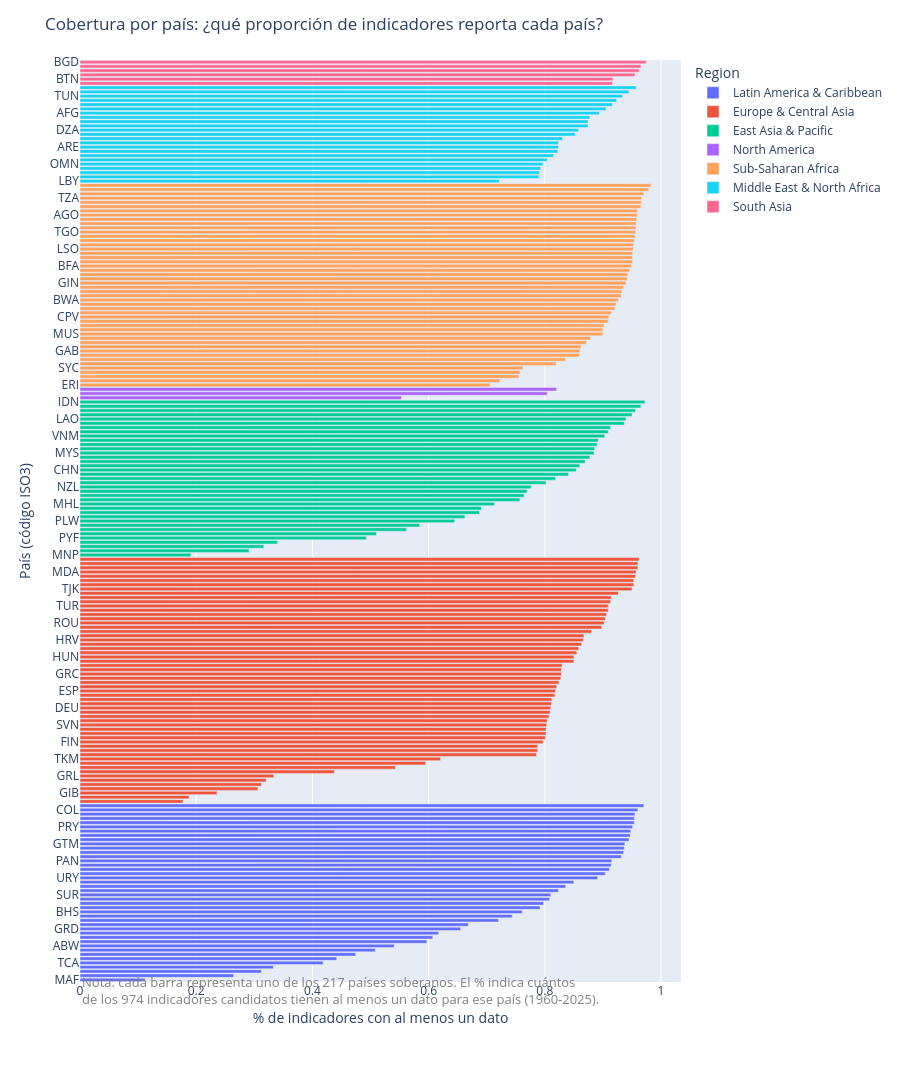

Notebook cell for this chart:
### Markdown cell above
## Gráfico: cobertura por país
Acá buscaremos grafica pct_indicadores_con_dato por país, ordenado y coloreado por región.

Resultado esperado: un gráfico de barras horizontales, uno por país, ordenado de menor a mayor cobertura, coloreado por Region, con hover mostrando el código de país y sus años de cobertura.

### Code cell
df_pais_plot = disponibilidad_pais.reset_index().rename(columns={"index": "Country Code"})
df_pais_plot = df_pais_plot.sort_values("pct_indicadores_con_dato")

fig_cobertura_pais = px.bar(
    df_pais_plot,
    x="pct_indicadores_con_dato",
    y="Country Code",
    color="Region",
    orientation="h",
    hover_data=["n_indicadores_con_dato", "primer_anio", "ultimo_anio"],
    labels={"pct_indicadores_con_dato": "% de indicadores con al menos un dato"},
)

fig_cobertura_pais.update_layout(
    title="Cobertura por país: ¿qué proporción de indicadores reporta cada país?",
    xaxis_title="% de indicadores con al menos un dato",
    yaxis_title="País (código ISO3)",
    height=3200,
    margin=dict(b=110),
)

fig_cobertura_pais.add_annotation(
    text=(
        "Nota: cada barra representa uno de los 217 países soberanos. El % indica cuántos<br>"
        "de los 974 indicadores candidatos tienen al menos un dato para ese país (1960-2025)."
    ),
    xref="paper", yref="paper",
    x=0, y=-0.03,
    showarrow=False,
    font=dict(size=13, color="gray"),
    align="left",
)

figuras_reporte.append(("cobertura_por_pais", fig_cobertura_pais))
fig_cobertura_pais.show()

### Figure 1 — Plotly figure (JSON) as saved in the notebook; plotly's stock layout.template omitted (floating-point values rounded to 4 significant figures; data arrays with more than 128 entries replaced by an {"elided": "..."} marker saying what was removed)
{"data": [{"customdata": [[110, 1960, 2025], [259, 1960, 2025], [306, 1960, 2025], [326, 1960, 2025], [410, 1960, 2025], [433, 1960, 2025], [465, 1960, 2025], [498, 1960, 2025], [530, 1960, 2025], [585, 1960, 2025], [595, 1960, 2025], [605, 1960, 2025], [642, 1960, 2025], [655, 1960, 2025], [706, 1960, 2025], [729, 1960, 2025], [746, 1960, 2025], [776, 1960, 2025], [782, 1960, 2025], [792, 1960, 2025], [794, 1960, 2025], [807, 1960, 2025], [819, 1960, 2025], [833, 1960, 2025], [873, 1960, 2025], [886, 1960, 2025], [893, 1960, 2025], [896, 1960, 2025], [897, 1960, 2025], [913, 1960, 2025], [917, 1960, 2025], [918, 1960, 2025], [919, 1960, 2025], [926, 1960, 2025], [928, 1960, 2025], [929, 1960, 2025], [932, 1960, 2025], [935, 1960, 2025], [935, 1960, 2025], [936, 1960, 2025], [941, 1960, 2025], [951, 1960, 2025]], "hovertemplate": "Region=Latin America & Caribbean<br>% de indicadores con al menos un dato=%{x}<br>Country Code=%{y}<br>n_indicadores_con_dato=%{customdata[0]}<br>primer_anio=%{customdata[1]}<br>ultimo_anio=%{customdata[2]}<extra></extra>", "legendgroup": "Latin America & Caribbean", "marker": {"color": "#636efa", "pattern": {"shape": ""}}, "name": "Latin America & Caribbean", "orientation": "h", "showlegend": true, "textposition": "auto", "type": "bar", "x": [0.1122, 0.2643, 0.3122, 0.3327, 0.4184, 0.4418, 0.4745, 0.5082, 0.5408, 0.5969, 0.6071, 0.6173, 0.6551, 0.6684, 0.7204, 0.7439, 0.7612, 0.7918, 0.798, 0.8082, 0.8102, 0.8235, 0.8357, 0.85, 0.8908, 0.9041, 0.9112, 0.9143, 0.9153, 0.9316, 0.9357, 0.9367, 0.9378, 0.9449, 0.9469, 0.948, 0.951, 0.9541, 0.9541, 0.9551, 0.9602, 0.9704], "xaxis": "x", "y": ["MAF", "VGB", "VIR", "SXM", "TCA", "CUW", "CYM", "PRI", "ABW", "KNA", "ATG", "DMA", "GRD", "CUB", "VCT", "BRB", "BHS", "LCA", "TTO", "VEN", "SUR", "GUY", "JAM", "HTI", "URY", "CHL", "ARG", "NIC", "PAN", "CRI", "BLZ", "BRA", "GTM", "PER", "DOM", "SLV", "PRY", "ECU", "MEX", "BOL", "COL", "HND"], "yaxis": "y"}, {"customdata": {"elided": "58x3 int values"}, "hovertemplate": "Region=Europe & Central Asia<br>% de indicadores con al menos un dato=%{x}<br>Country Code=%{y}<br>n_indicadores_con_dato=%{customdata[0]}<br>primer_anio=%{customdata[1]}<br>ultimo_anio=%{customdata[2]}<extra></extra>", "legendgroup": "Europe & Central Asia", "marker": {"color": "#EF553B", "pattern": {"shape": ""}}, "name": "Europe & Central Asia", "orientation": "h", "showlegend": true, "textposition": "auto", "type": "bar", "x": [0.1776, 0.1878, 0.2357, 0.3061, 0.3122, 0.3204, 0.3337, 0.4378, 0.5429, 0.5949, 0.6204, 0.7857, 0.7878, 0.7878, 0.7969, 0.801, 0.802, 0.802, 0.8031, 0.8041, 0.8071, 0.8092, 0.8102, 0.8112, 0.8122, 0.8173, 0.8184, 0.8204, 0.8245, 0.8276, 0.8286, 0.8286, 0.8296, 0.85, 0.85, 0.8551, 0.8582, 0.8633, 0.8663, 0.8673, 0.8806, 0.898, 0.902, 0.9041, 0.9061, 0.9092, 0.9092, 0.9133, 0.9143, 0.9265, 0.95, 0.9531, 0.9531, 0.9561, 0.9571, 0.9602, 0.9602, 0.9622], "xaxis": "x", "y": ["IMN", "CHI", "GIB", "MCO", "LIE", "FRO", "GRL", "AND", "XKX", "SMR", "TKM", "LUX", "FRA", "AUT", "FIN", "SWE", "BEL", "DNK", "SVN", "ISL", "NOR", "ITA", "DEU", "CHE", "IRL", "NLD", "ESP", "CYP", "SVK", "CZE", "GRC", "GBR", "EST", "MNE", "HUN", "POL", "LTU", "LVA", "HRV", "PRT", "RUS", "BGR", "ROU", "MKD", "BIH", "BLR", "TUR", "KAZ", "UZB", "UKR", "TJK", "GEO", "SRB", "AZE", "MDA", "KGZ", "ARM", "ALB"], "yaxis": "y"}, {"customdata": [[187, 1960, 2025], [285, 1960, 2025], [310, 1960, 2025], [333, 1960, 2025], [483, 1960, 2025], [500, 1960, 2025], [551, 1960, 2025], [573, 1960, 2025], [632, 1960, 2025], [649, 1960, 2025], [674, 1960, 2025], [677, 1960, 2025], [699, 1960, 2025], [742, 1960, 2025], [749, 1960, 2025], [754, 1960, 2025], [761, 1960, 2025], [786, 1960, 2025], [802, 1960, 2025], [824, 1960, 2025], [837, 1960, 2025], [843, 1960, 2025], [852, 1960, 2025], [860, 1960, 2025], [867, 1960, 2025], [868, 1960, 2025], [872, 1960, 2025], [874, 1960, 2025], [885, 1960, 2025], [891, 1960, 2025], [895, 1960, 2025], [918, 1960, 2025], [921, 1960, 2025], [931, 1960, 2025], [937, 1960, 2025], [946, 1960, 2025], [953, 1960, 2025]], "hovertemplate": "Region=East Asia & Pacific<br>% de indicadores con al menos un dato=%{x}<br>Country Code=%{y}<br>n_indicadores_con_dato=%{customdata[0]}<br>primer_anio=%{customdata[1]}<br>ultimo_anio=%{customdata[2]}<extra></extra>", "legendgroup": "East Asia & Pacific", "marker": {"color": "#00cc96", "pattern": {"shape": ""}}, "name": "East Asia & Pacific", "orientation": "h", "showlegend": true, "textposition": "auto", "type": "bar", "x": [0.1908, 0.2908, 0.3163, 0.3398, 0.4929, 0.5102, 0.5622, 0.5847, 0.6449, 0.6622, 0.6878, 0.6908, 0.7133, 0.7571, 0.7643, 0.7694, 0.7765, 0.802, 0.8184, 0.8408, 0.8541, 0.8602, 0.8694, 0.8776, 0.8847, 0.8857, 0.8898, 0.8918, 0.9031, 0.9092, 0.9133, 0.9367, 0.9398, 0.95, 0.9561, 0.9653, 0.9724], "xaxis": "x", "y": ["MNP", "ASM", "GUM", "PRK", "PYF", "NCL", "NRU", "TUV", "PLW", "FSM", "MAC", "HKG", "MHL", "BRN", "JPN", "KIR", "NZL", "AUS", "SGP", "KOR", "CHN", "MMR", "TON", "SLB", "MYS", "WSM", "VUT", "FJI", "VNM", "TLS", "PNG", "KHM", "LAO", "THA", "PHL", "MNG", "IDN"], "yaxis": "y"}, {"customdata": [[542, 1960, 2025], [788, 1960, 2025], [804, 1960, 2025]], "hovertemplate": "Region=North America<br>% de indicadores con al menos un dato=%{x}<br>Country Code=%{y}<br>n_indicadores_con_dato=%{customdata[0]}<br>primer_anio=%{customdata[1]}<br>ultimo_anio=%{customdata[2]}<extra></extra>", "legendgroup": "North America", "marker": {"color": "#ab63fa", "pattern": {"shape": ""}}, "name": "North America", "orientation": "h", "showlegend": true, "textposition": "auto", "type": "bar", "x": [0.5531, 0.8041, 0.8204], "xaxis": "x", "y": ["BMU", "CAN", "USA"], "yaxis": "y"}, {"customdata": {"elided": "48x3 int values"}, "hovertemplate": "Region=Sub-Saharan Africa<br>% de indicadores con al menos un dato=%{x}<br>Country Code=%{y}<br>n_indicadores_con_dato=%{customdata[0]}<br>primer_anio=%{customdata[1]}<br>ultimo_anio=%{customdata[2]}<extra></extra>", "legendgroup": "Sub-Saharan Africa", "marker": {"color": "#FFA15A", "pattern": {"shape": ""}}, "name": "Sub-Saharan Africa", "orientation": "h", "showlegend": true, "textposition": "auto", "type": "bar", "x": [0.7061, 0.7224, 0.7551, 0.7571, 0.7622, 0.8194, 0.8357, 0.8592, 0.8602, 0.8622, 0.8714, 0.8786, 0.9, 0.9, 0.902, 0.9092, 0.9102, 0.9143, 0.9204, 0.9224, 0.9265, 0.9316, 0.9327, 0.9357, 0.9398, 0.9418, 0.9429, 0.9459, 0.949, 0.951, 0.951, 0.951, 0.952, 0.9531, 0.9541, 0.9551, 0.9561, 0.9571, 0.9571, 0.9582, 0.9592, 0.9592, 0.9653, 0.9663, 0.9663, 0.9704, 0.9786, 0.9827], "xaxis": "x", "y": ["ERI", "GNQ", "SSD", "SOM", "SYC", "LBR", "STP", "NGA", "GAB", "CAF", "COM", "BDI", "MUS", "MRT", "TCD", "GNB", "CPV", "SDN", "SLE", "NAM", "BWA", "MWI", "COG", "BEN", "GIN", "ZAF", "NER", "ZMB", "BFA", "COD", "MLI", "UGA", "LSO", "MOZ", "ZWE", "ETH", "TGO", "SWZ", "GMB", "CMR", "AGO", "MDG", "CIV", "SEN", "TZA", "KEN", "RWA", "GHA"], "yaxis": "y"}, {"customdata": [[707, 1960, 2025], [774, 1960, 2025], [775, 1960, 2025], [777, 1960, 2025], [781, 1960, 2025], [788, 1960, 2025], [799, 1960, 2025], [806, 1960, 2025], [807, 1960, 2025], [807, 1960, 2025], [814, 1960, 2025], [835, 1960, 2025], [841, 1960, 2025], [857, 1960, 2025], [857, 1960, 2025], [860, 1960, 2025], [876, 1960, 2025], [887, 1960, 2025], [898, 1960, 2025], [905, 1960, 2025], [915, 1960, 2025], [926, 1960, 2025], [938, 1960, 2025]], "hovertemplate": "Region=Middle East & North Africa<br>% de indicadores con al menos un dato=%{x}<br>Country Code=%{y}<br>n_indicadores_con_dato=%{customdata[0]}<br>primer_anio=%{customdata[1]}<br>ultimo_anio=%{customdata[2]}<extra></extra>", "legendgroup": "Middle East & North Africa", "marker": {"color": "#19d3f3", "pattern": {"shape": ""}}, "name": "Middle East & North Africa", "orientation": "h", "showlegend": true, "textposition": "auto", "type": "bar", "x": [0.7214, 0.7898, 0.7908, 0.7929, 0.7969, 0.8041, 0.8153, 0.8224, 0.8235, 0.8235, 0.8306, 0.852, 0.8582, 0.8745, 0.8745, 0.8776, 0.8939, 0.9051, 0.9163, 0.9235, 0.9337, 0.9449, 0.9571], "xaxis": "x", "y": ["LBY", "QAT", "KWT", "BHR", "OMN", "PSE", "ISR", "MLT", "ARE", "SYR", "SAU", "DJI", "DZA", "YEM", "LBN", "IRN", "AFG", "JOR", "MAR", "IRQ", "TUN", "PAK", "EGY"], "yaxis": "y"}, {"customdata": [[898, 1960, 2025], [899, 1960, 2025], [936, 1960, 2025], [943, 1960, 2025], [946, 1960, 2025], [955, 1960, 2025]], "hovertemplate": "Region=South Asia<br>% de indicadores con al menos un dato=%{x}<br>Country Code=%{y}<br>n_indicadores_con_dato=%{customdata[0]}<br>primer_anio=%{customdata[1]}<br>ultimo_anio=%{customdata[2]}<extra></extra>", "legendgroup": "South Asia", "marker": {"color": "#FF6692", "pattern": {"shape": ""}}, "name": "South Asia", "orientation": "h", "showlegend": true, "textposition": "auto", "type": "bar", "x": [0.9163, 0.9173, 0.9551, 0.9622, 0.9653, 0.9745], "xaxis": "x", "y": ["MDV", "BTN", "NPL", "IND", "LKA", "BGD"], "yaxis": "y"}], "layout": {"annotations": [{"align": "left", "font": {"color": "gray", "size": 13}, "showarrow": false, "text": "Nota: cada barra representa uno de los 217 países soberanos. El % indica cuántos<br>de los 974 indicadores candidatos tienen al menos un dato para ese país (1960-2025).", "x": 0, "xref": "paper", "y": -0.03, "yref": "paper"}], "barmode": "relative", "height": 3200, "legend": {"title": {"text": "Region"}, "tracegroupgap": 0}, "margin": {"b": 110, "t": 60}, "title": {"text": "Cobertura por país: ¿qué proporción de indicadores reporta cada país?"}, "xaxis": {"anchor": "y", "domain": [0, 1], "title": {"text": "% de indicadores con al menos un dato"}}, "yaxis": {"anchor": "x", "domain": [0, 1], "title": {"text": "País (código ISO3)"}}}}
